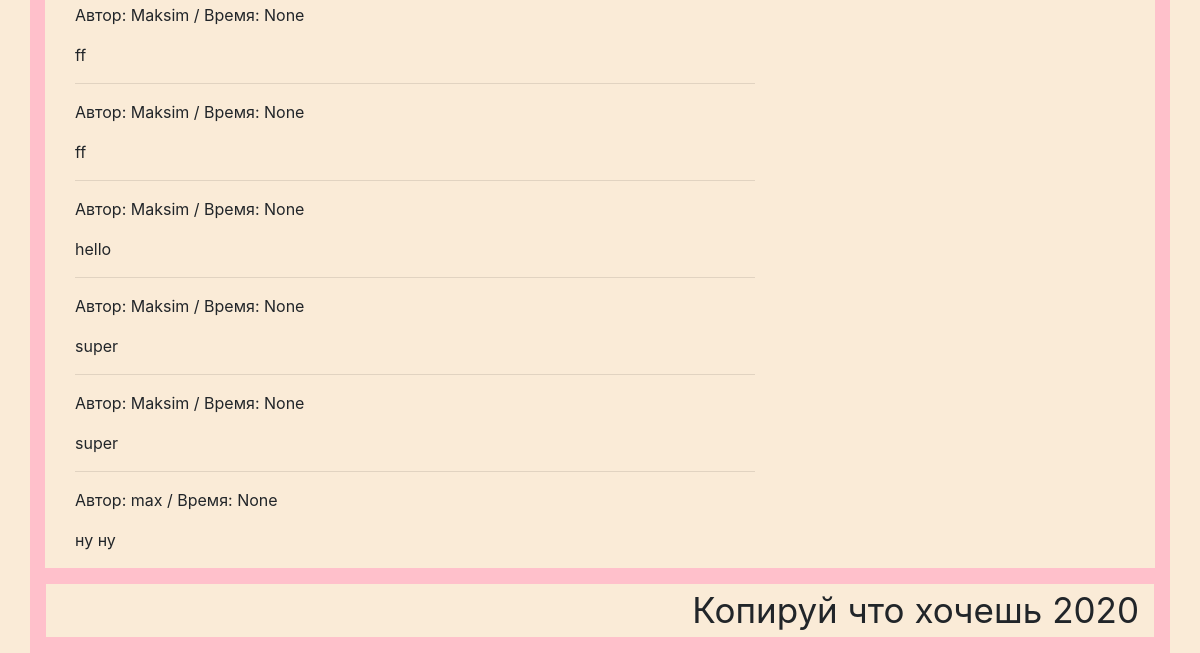
Before: /?id=1 (lower part) with the older database file.
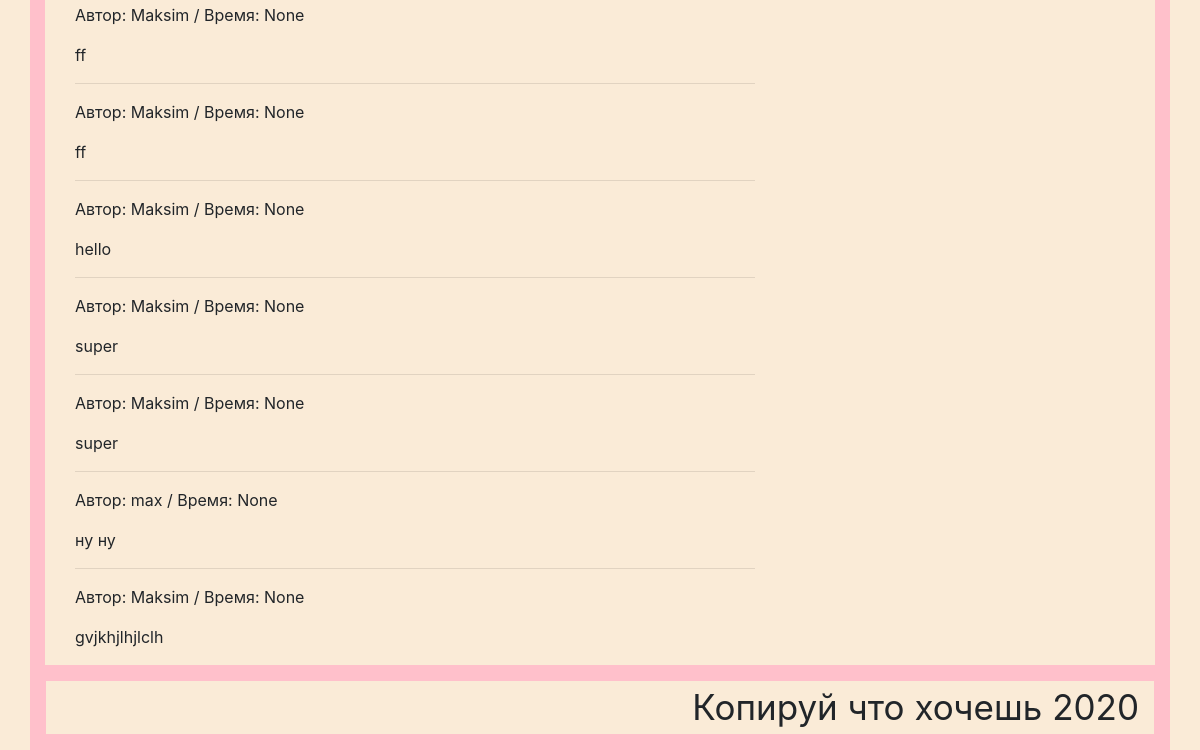
After: the same page with the newer database file.
### pages/models.py (models this page shows, shortened)
class Comment(models.Model):
    text = models.TextField()
    created = models.DateTimeField(auto_now_add=True, null=True, blank=True)
    author = models.ForeignKey(User, null=True, blank=True, on_delete=models.DO_NOTHING)
    page = models.ForeignKey(Pages, null=True, blank=True, on_delete=models.CASCADE)

### pages/views.py (the view)
# urls.py: path('', views.index),
def index(request):
    if request.method == "POST":
        comment = request.POST.get('comment')
        page = Pages.objects.get(pk=request.GET.get('id'))
        comment = Comment(text=comment, author=request.user, page=page)
        comment.save()
        comments = Comment.objects.filter(page=page)
        context = {'page': page,
                   'comments': comments
                   }
    else:
        page_id = request.GET.get('id')
        if page_id:
            page = Pages.objects.get(pk=request.GET.get('id'))
            comments = Comment.objects.filter(page=page)
            context = {'page': page,
                       'comments': comments
                       }
        else:
            my_pages = Pages.objects.all()
            comments = Comment.objects.filter(page=my_pages)
            context = {'pages': my_pages,
                       'comments': comments
                       }
    return render(request, 'index.html', context=context)

### pages/templates/index.html (shortened to what this page needs)
<!DOCTYPE html>
{% load static %}
<html lang="en">
<head>
    <link rel="stylesheet" href="{% static 'css/bootstrap.css' %}">
    <link rel="stylesheet" href="{% static 'css/main.css' %}">
</head>
<body>
<section>
    <div class="container" style="background-color: pink">
{% block content %}
<section>
        <div class="container pt-3">
            <div class="row">
                <div class="col-8 col-xl-8 col-sm-8" style="background-color: antiquewhite">
                    <div class="container pt-3">
                        {% if page %}
                        {% for comment in comments %}
                        <hr>
                            <p>Автор: {{ comment.author.first_name }} / Время: {{ comment.created }}</p>
                            <p>{{ comment.text }}</p>
                        {% endfor %}
                    </div>
                </div>
                <div class="col-4 col-xl-4 col-sm-4 d-sm-none d-md-block  text-right" style="background-color: antiquewhite">
                </div>
                        {% endif %}
            </div>
        </div>
</section>
{% endblock content %}
<section>
    <div class="container p-3">
{% block footer %}
    {% include 'includes/footer.html' %}
{% endblock footer %}
    </div>
</section>
    </div>
</section>
</body>
</html>

Changed rows visible on the page:
added Comment: author.first_name "Maksim", created "None", text "gvjkhjlhjlclh"
